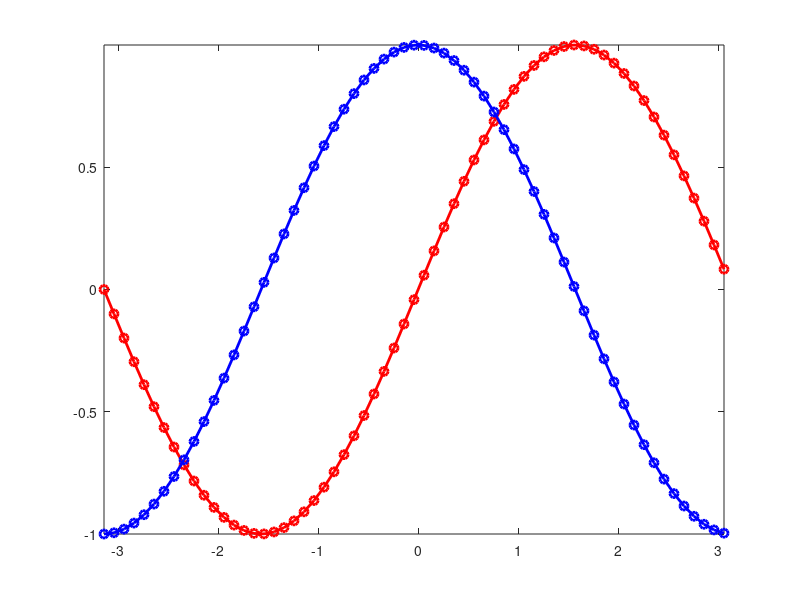
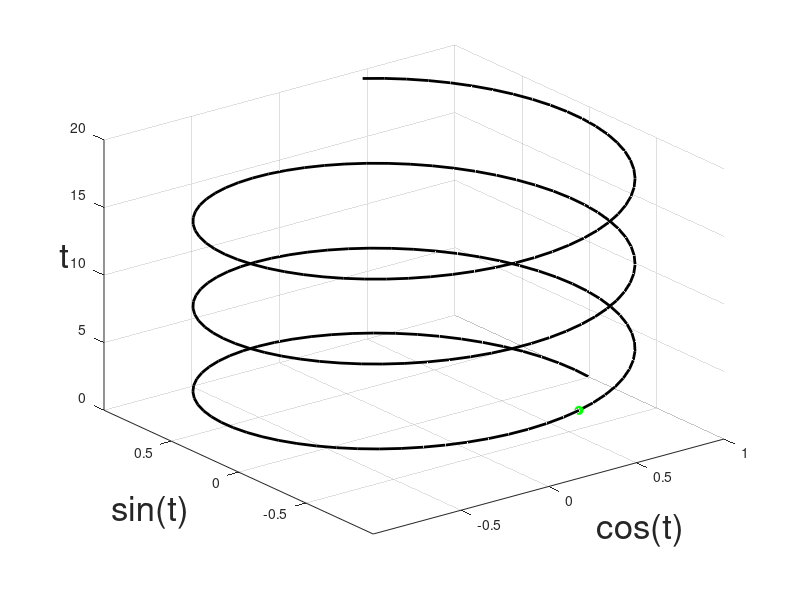
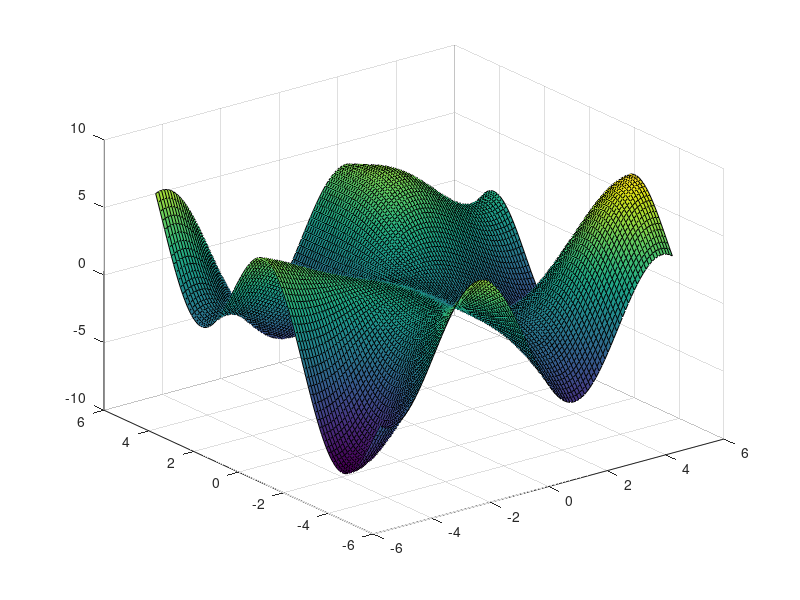

MATLAB code for these plots, in order:
close all; clear; clc;
% create vectors
x = -pi:0.1:pi;

y1 = sin(x); y2 = cos(x);

t = 0:0.1:20;
xx = cos(t); yy = sin(t); zz = t;

figure(1)
plot(x,y1,'-ro','LineWidth',2)
hold on
plot(x,y2,'-bo','LineWidth',2)
axis tight

figure(2)
plot3(xx,yy,zz,'-k','LineWidth',2)
hold on
plot3(xx(50),yy(50),zz(50),'go','MarkerFaceColor','g')
axis tight
grid on
xlabel('cos(t)','FontSize',25); ylabel('sin(t)','FontSize',25); zlabel('t','FontSize',25,'rotation',0);

figure(3)
[X,Y] = meshgrid(-5:0.1:5,-5:0.1:5);
Z = Y.*sin(X) - X.*cos(Y);
surf(X,Y,Z)






